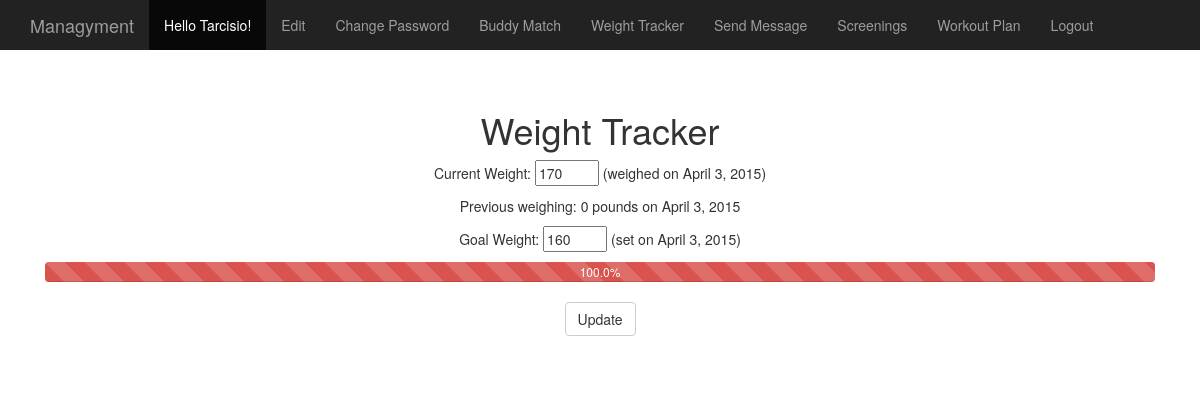
The app's page /tracker/ (signed in), older data.
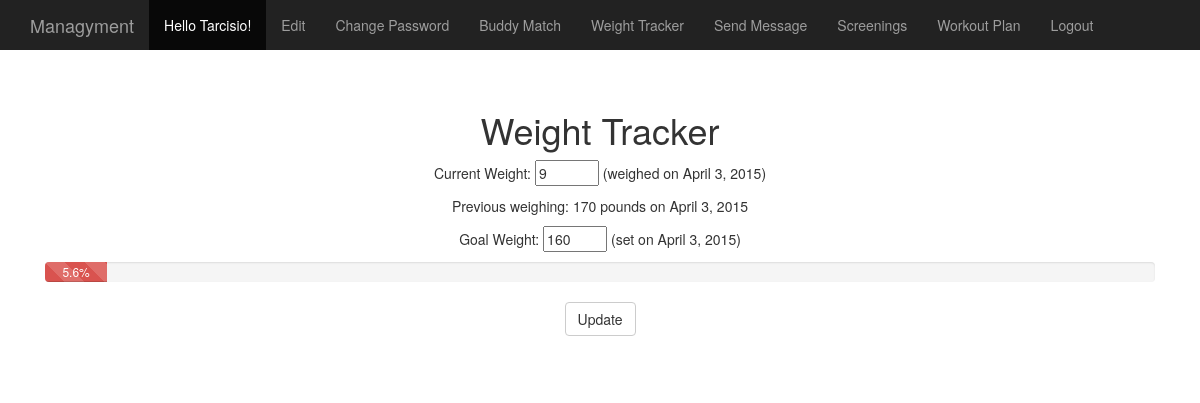
The same page, newer data.
### gym_app/models.py (models this page shows)
class Tracker(models.Model):
    startWeightDate = models.DateField(auto_now_add=True)
    startWeight = models.IntegerField(max_length=4, default=0)
    previousWeightDate = models.DateField(auto_now=True)
    previousWeight = models.IntegerField(max_length=4, default=0)
    currentWeightDate = models.DateField(auto_now=True)
    currentWeight = models.IntegerField(max_length=4, default=170)
    goalWeight = models.IntegerField(default=160, max_length=4)

### gym_app/views.py (the view, shortened to what this page needs)
# urls.py: url(r'^tracker/', tracker),
@login_required
def tracker(request):
    if request.user.is_superuser:
        group = 'admin';
    else:
        try:
            group = User.objects.get(username=request.user.username).groups.all()[0].name;
        except:
            group = 'none'
    user = User.objects.get(username = request.user.username)
    athlete = RegularAthlete.objects.get(user = request.user)
    tracker = athlete.tracker
    progress=0
    result=0
    goal=0
    if tracker.goalWeight < tracker.startWeight: #lose weight goal
        goal = float(tracker.startWeight - tracker.goalWeight)
        result = float(tracker.startWeight - tracker.currentWeight)
    else:
        if tracker.goalWeight > tracker.startWeight: #gain weight goal
            goal = float(tracker.goalWeight - tracker.startWeight)
            result = float(tracker.currentWeight - tracker.startWeight)
    if goal == 0 or result > goal:
        progress = 100.0
    else:
        if result < 0:
            progress = 0.0
        else:
            progress = (result / goal) * 100.0
    progress = round(Decimal(progress), 1)
    tracker.save()
    context = {'tracker' : tracker, 'progress': progress, 'group': group}
    return render(request, 'gym_app/tracker.html', context)

### templates/gym_app/tracker.html (shortened to what this page needs)
{% extends 'base.html' %}
{% load staticfiles %}
{% block content%}
    <h1>Weight Tracker</h1>
       <form id="user_form" method="post" action="/tracker/"
                enctype="multipart/form-data">
            <p>Current Weight: <input type="number" min=1 max=500 name="currentWeight" value={{tracker.currentWeight}} size="50" />  (weighed on {{tracker.currentWeightDate}})</p>
            <p>Previous weighing: {{tracker.previousWeight}} pounds on {{tracker.previousWeightDate}}</p>
            <p>Goal Weight: <input type="number" min=1 max=500 name="goalWeight" value={{tracker.goalWeight}} size="50" />  (set on {{tracker.currentWeightDate}})</p>
            <div class="progress">
          <div class="progress-bar progress-bar-striped progress-bar-danger active" role="progressbar" aria-valuenow="60" aria-valuemin="0" aria-valuemax="200" style="width: {{progress}}%;">{{progress}}%
          </div></div>
            <input type="submit" class="btn btn-default" name="submit" value="Update" />
        </form>
{% endblock %}

### templates/base.html (shortened to what this page needs)
<!DOCTYPE html>
{% load staticfiles %}
<html lang="en">
  <head>
    <link href="{% static "css/bootstrap.min.css" %}" rel="stylesheet">
    <link href="{% static "css/starter-template.css" %}" rel="stylesheet">
    <link href="{% static "css/dashboard.css" %}" rel="stylesheet">
  </head>
  <body>
    <nav class="navbar navbar-inverse navbar-fixed-top">
      <div class="container">
        <div class="navbar-header">
          <a class="navbar-brand" href="/index">Managyment</a>
        </div>
        <div id="navbar" class="collapse navbar-collapse">
          <ul class="nav navbar-nav">
            {% if user.is_authenticated %}
              <li class="active"><a href="/index">Hello {{ user.first_name }}!</a></li>
                {% if group == 'admin' %}
                  <li><a href="/admin/">Dashboard</a></li>
                  <li><a href="/members">Send Message</a></li>
                  <li><a href="/plan_manage">Plan Management</a></li>
                  <li><a href="/logout/">Logout</a></li>
                {% elif group == 'regular' %}
                  <li><a href="/edit">Edit</a></li>
                  <li><a href="/change_password">Change Password</a></li>
                  <li><a href="/buddy_match">Buddy Match</a></li>
                  <li><a href="/tracker">Weight Tracker</a></li>
                  <li><a href="/members">Send Message</a></li>
                  <li><a href="/screenings">Screenings</a></li>
                  <li><a href="/workout_plan">Workout Plan</a></li>
                  <li><a href="/logout/">Logout</a></li>
                {% elif group == 'personal_trainer' %}
                  <li><a href="/edit">Edit</a></li>
                  <li><a href="/screenings">Screenings</a></li>
                  <li><a href="/members">Send Message</a></li>
                  <li><a href="/logout/">Logout</a></li>
                {% endif %}
            {% else %}
              <li class="active"><a href="/index">Home</a></li>
              <li><a href="/register/">Register Here</a></li>
              <li><a href="/login/">Login</a></li>
            {% endif %}
          </ul>
        </div>
      </div>
    </nav>
    <div class="container">
      <div class="starter-template">
        {% block content %}
        {% endblock %}
      </div>
    </div>
  </body>
</html>

### static/css/starter-template.css (style rules this page uses)
body { padding-top: 50px; }
.starter-template { padding: 40px 15px; text-align: center; }

### static/css/dashboard.css (style rules this page uses)
body { padding-top: 50px; }
.navbar-fixed-top { border: 0; }

Row changes from the older to the newer data that the page shows:
changed Tracker: currentWeight "170" → "9"; previousWeight "0" → "170"
Text that changed along with them:
{{ progress }}: 100.0 → 5.6 (drawn)
{{ progress }}: "100.0" → "5.6"
